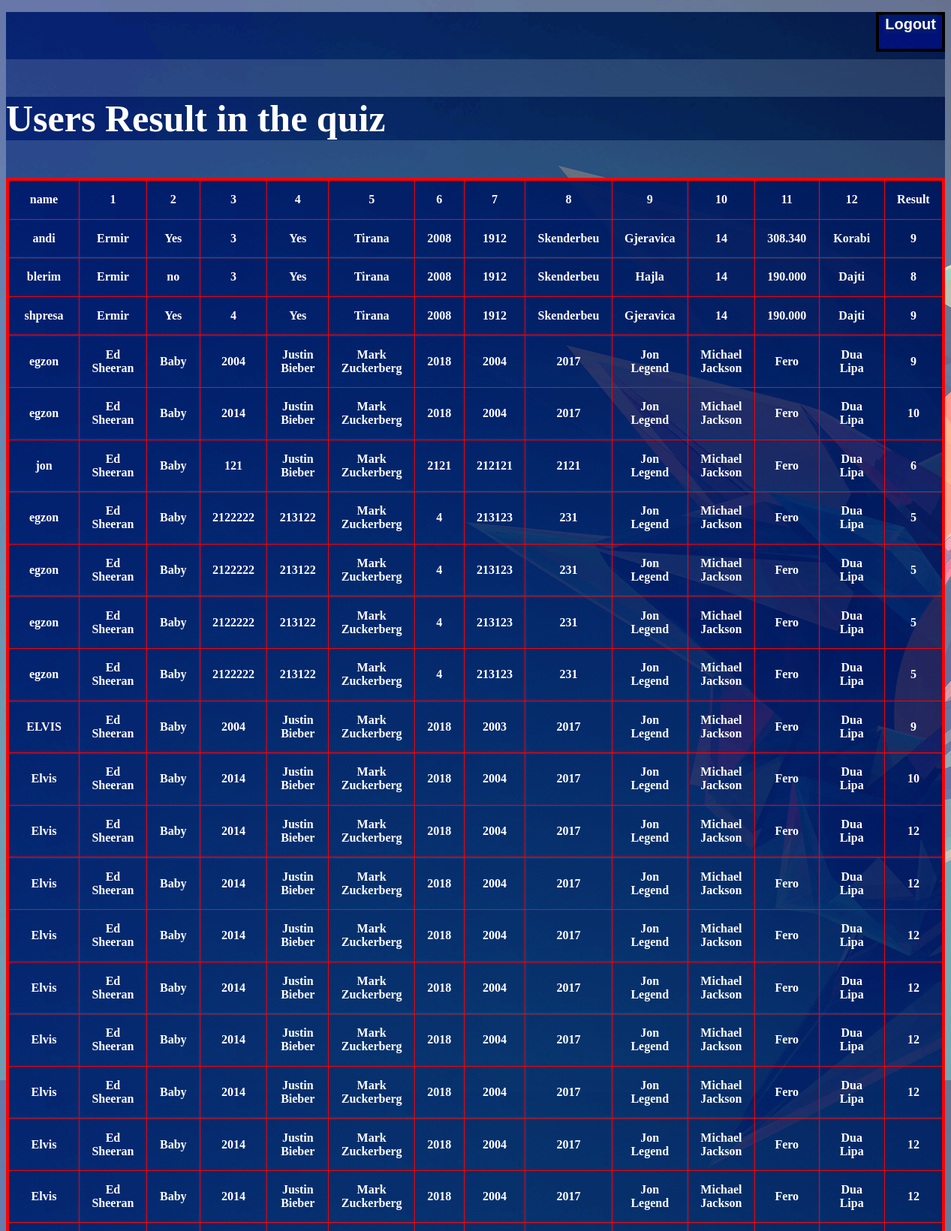
/admin.php (signed in, upper part), run on the app's committed database.
### tables this page shows
CREATE TABLE `results` (
  `name` varchar(100) NOT NULL,
  `first` varchar(10) NOT NULL,
  `second` varchar(15) NOT NULL,
  `third` varchar(15) NOT NULL,
  `fourth` varchar(15) NOT NULL,
  `fifth` varchar(15) NOT NULL,
  `sixth` varchar(15) NOT NULL,
  `seventh` varchar(15) NOT NULL,
  `eighth` varchar(15) NOT NULL,
  `nineth` varchar(15) NOT NULL,
  `tenth` varchar(15) NOT NULL,
  `eleventh` varchar(15) NOT NULL,
  `twelveth` varchar(15) NOT NULL,
  `res` int(11) NOT NULL
);

### admin.php (the view, shortened to what this page needs)
<!DOCTYPE html>
<html>
<head>
</head>
<body>
	<div class="lii">
		<p class="ppp"> <button class="bttnn"> <a class="aa" href="login.php?logout='1'" ><b>Logout<b></a> </p>
	</div>
	<div class="header">
		<p class="pp">Users Result in the quiz</p>
	</div>
	<?php
		$link = mysqli_connect("localhost", "root", "", "mrquiz");
		$sql = "SELECT * FROM results";
		if($results = mysqli_query($link, $sql)){
			if(mysqli_num_rows($results) > 0){
				echo "<table border=2;>";
				echo "<tr><th>name</th>
					 <th>1</th>
					 <th>2</th>
					 <th>3</th>
					 <th>4</th>
					 <th>5</th>
					 <th>6</th>
					 <th>7</th>
					 <th>8</th>
					 <th>9</th>
					 <th>10</th>
					 <th>11</th>
					 <th>12</th>
					 <th>Result</th></tr>";
			while($r = mysqli_fetch_array($results)){
				echo "<tr>";
						echo "<td>" . $r['name'] . "</td>";
						echo "<td>" . $r['first'] . "</td>";
						echo "<td>" . $r['second'] . "</td>";
						echo "<td>" . $r['third'] . "</td>";
						echo "<td>" . $r['fourth'] . "</td>";
						echo "<td>" . $r['fifth'] . "</td>";
						echo "<td>" . $r['sixth'] . "</td>";
						echo "<td>" . $r['seventh'] . "</td>";
						echo "<td>" . $r['eighth'] . "</td>";
						echo "<td>" . $r['nineth'] . "</td>";
						echo "<td>" . $r['tenth'] . "</td>";
						echo "<td>" . $r['eleventh'] . "</td>";
						echo "<td>" . $r['twelveth'] . "</td>";
						echo "<td>" . $r['res'] . "</td>";
				}
				echo "</table>";
		}
		else{
				echo "We couldn't find anything.";
		}
		} else{
		echo "Error: There is something wrong please try later $sql. " . mysqli_error($link);
		}
		?>
</body>
</html>

### admin.php (style rules this page uses)
* { background-image: url(./pics/bcg.png); }
.pp { font-size: 50px; color:white; }
table { border-collapse: collapse; border-spacing: 2px; border: 4px solid red; width:100%; }
th { text-align: center; padding: 16.2969px; }
td { text-align: center; padding: 16.2969px; }
.ppp { text-align: right; text-decoration:none; }
tr, th { color: white; }
.aa { color: white; text-align: center; text-decoration: none; padding:2px; }
.bttnn { font-size:20px; text-align: center; background-color:darkblue; margin-bottom: 10px; border: 4px solid black }

### data on the page
results: name "andi", first "Ermir", second "Yes", third "3", fourth "Yes", fifth "Tirana", sixth "2008", seventh "1912", eighth "Skenderbeu", nineth "Gjeravica", tenth "14", eleventh "308.340", twelveth "Korabi", res "9"
results: name "blerim", first "Ermir", second "no", third "3", fourth "Yes", fifth "Tirana", sixth "2008", seventh "1912", eighth "Skenderbeu", nineth "Hajla", tenth "14", eleventh "190.000", twelveth "Dajti", res "8"
results: name "shpresa", first "Ermir", second "Yes", third "4", fourth "Yes", fifth "Tirana", sixth "2008", seventh "1912", eighth "Skenderbeu", nineth "Gjeravica", tenth "14", eleventh "190.000", twelveth "Dajti", res "9"
results: name "egzon", first "Ed Sheeran", second "Baby", third "2004", fourth "Justin Bieber", fifth "Mark Zuckerberg", sixth "2018", seventh "2004", eighth "2017", nineth "Jon Legend", tenth "Michael Jackson", eleventh "Fero", twelveth "Dua Lipa", res "9"
results: name "egzon", first "Ed Sheeran", second "Baby", third "2014", fourth "Justin Bieber", fifth "Mark Zuckerberg", sixth "2018", seventh "2004", eighth "2017", nineth "Jon Legend", tenth "Michael Jackson", eleventh "Fero", twelveth "Dua Lipa", res "10"
results: name "jon", first "Ed Sheeran", second "Baby", third "121", fourth "Justin Bieber", fifth "Mark Zuckerberg", sixth "2121", seventh "212121", eighth "2121", nineth "Jon Legend", tenth "Michael Jackson", eleventh "Fero", twelveth "Dua Lipa", res "6"
results: name "egzon", first "Ed Sheeran", second "Baby", third "2122222", fourth "213122", fifth "Mark Zuckerberg", sixth "4", seventh "213123", eighth "231", nineth "Jon Legend", tenth "Michael Jackson", eleventh "Fero", twelveth "Dua Lipa", res "5"
results: name "egzon", first "Ed Sheeran", second "Baby", third "2122222", fourth "213122", fifth "Mark Zuckerberg", sixth "4", seventh "213123", eighth "231", nineth "Jon Legend", tenth "Michael Jackson", eleventh "Fero", twelveth "Dua Lipa", res "5"
results: name "egzon", first "Ed Sheeran", second "Baby", third "2122222", fourth "213122", fifth "Mark Zuckerberg", sixth "4", seventh "213123", eighth "231", nineth "Jon Legend", tenth "Michael Jackson", eleventh "Fero", twelveth "Dua Lipa", res "5"
results: name "egzon", first "Ed Sheeran", second "Baby", third "2122222", fourth "213122", fifth "Mark Zuckerberg", sixth "4", seventh "213123", eighth "231", nineth "Jon Legend", tenth "Michael Jackson", eleventh "Fero", twelveth "Dua Lipa", res "5"
results: name "ELVIS", first "Ed Sheeran", second "Baby", third "2004", fourth "Justin Bieber", fifth "Mark Zuckerberg", sixth "2018", seventh "2003", eighth "2017", nineth "Jon Legend", tenth "Michael Jackson", eleventh "Fero", twelveth "Dua Lipa", res "9"
results: name "Elvis", first "Ed Sheeran", second "Baby", third "2014", fourth "Justin Bieber", fifth "Mark Zuckerberg", sixth "2018", seventh "2004", eighth "2017", nineth "Jon Legend", tenth "Michael Jackson", eleventh "Fero", twelveth "Dua Lipa", res "10"
results: name "Elvis", first "Ed Sheeran", second "Baby", third "2014", fourth "Justin Bieber", fifth "Mark Zuckerberg", sixth "2018", seventh "2004", eighth "2017", nineth "Jon Legend", tenth "Michael Jackson", eleventh "Fero", twelveth "Dua Lipa", res "12"
results: name "Elvis", first "Ed Sheeran", second "Baby", third "2014", fourth "Justin Bieber", fifth "Mark Zuckerberg", sixth "2018", seventh "2004", eighth "2017", nineth "Jon Legend", tenth "Michael Jackson", eleventh "Fero", twelveth "Dua Lipa", res "12"
results: name "Elvis", first "Ed Sheeran", second "Baby", third "2014", fourth "Justin Bieber", fifth "Mark Zuckerberg", sixth "2018", seventh "2004", eighth "2017", nineth "Jon Legend", tenth "Michael Jackson", eleventh "Fero", twelveth "Dua Lipa", res "12"
results: name "Elvis", first "Ed Sheeran", second "Baby", third "2014", fourth "Justin Bieber", fifth "Mark Zuckerberg", sixth "2018", seventh "2004", eighth "2017", nineth "Jon Legend", tenth "Michael Jackson", eleventh "Fero", twelveth "Dua Lipa", res "12"
results: name "Elvis", first "Ed Sheeran", second "Baby", third "2014", fourth "Justin Bieber", fifth "Mark Zuckerberg", sixth "2018", seventh "2004", eighth "2017", nineth "Jon Legend", tenth "Michael Jackson", eleventh "Fero", twelveth "Dua Lipa", res "12"
results: name "Elvis", first "Ed Sheeran", second "Baby", third "2014", fourth "Justin Bieber", fifth "Mark Zuckerberg", sixth "2018", seventh "2004", eighth "2017", nineth "Jon Legend", tenth "Michael Jackson", eleventh "Fero", twelveth "Dua Lipa", res "12"
results: name "Elvis", first "Ed Sheeran", second "Baby", third "2014", fourth "Justin Bieber", fifth "Mark Zuckerberg", sixth "2018", seventh "2004", eighth "2017", nineth "Jon Legend", tenth "Michael Jackson", eleventh "Fero", twelveth "Dua Lipa", res "12"
results: name "Elvis", first "Ed Sheeran", second "Baby", third "2014", fourth "Justin Bieber", fifth "Mark Zuckerberg", sixth "2018", seventh "2004", eighth "2017", nineth "Jon Legend", tenth "Michael Jackson", eleventh "Fero", twelveth "Dua Lipa", res "12"
